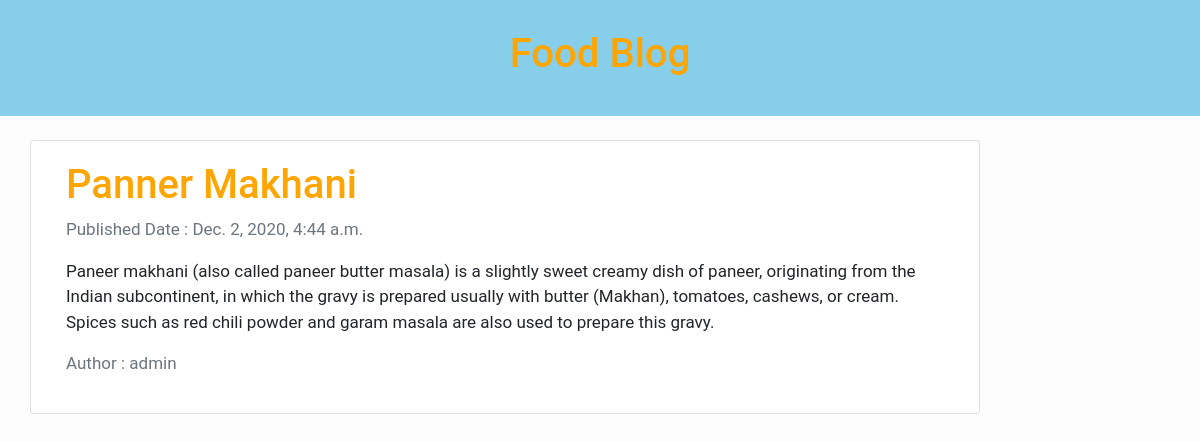
Screenshot of /post/3/ with the database file from the repository.
### food_blog_app/models.py (models this page shows, shortened)
class Food_Post(models.Model):
    title = models.CharField(max_length=100, verbose_name = 'Food Title')
    slug = models.SlugField(max_length=120,unique=True,verbose_name='Food Slug')
    text = models.TextField(verbose_name='About Food')
    author = models.ForeignKey(User, on_delete=models.CASCADE)
    created_at = models.DateTimeField(auto_now=True)
    updated_at = models.DateTimeField(auto_now_add=True)
    STATUS_CHOICES = (
        ('draft', 'Draft'),
        ('published', 'Published'),
    )
    publish = models.CharField(max_length=50, choices=STATUS_CHOICES, default='draft')
    class Meta:
        verbose_name = 'Food Post'
        verbose_name_plural = 'Food Posts'

### food_blog_app/views.py (the view)
# urls.py: path('post/<int:pk>/', post_detail, name = 'post detail' ),
def post_detail(request, pk):
    post = get_object_or_404(Food_Post, pk=pk)
    context = {'post':post}
    return render(request, 'food_blog_app/post_detail.html',context )

### templates/food_blog_app/post_detail.html
{% extends 'food_blog_app/base.html' %}
{% block content %}
<div class="container">
    <div class="row">
      <div class="col-md-10 card mb-6  mt-4 left  top">
        <div class="card-body">
          <h1>{% block title %} {{ post.title }} {% endblock title %}</h1>
          <p class=" text-muted">Published Date : {{ post.updated_at }}</p>
          <p class="card-text ">{{ post.text }}</p>
          <p class=" text-muted">Author : {{ post.author }} </p>
        </div>
      </div>
    </div>
</div>
{% endblock %}

### static/css/style.css (style rules this page uses)
h1 { color:orange; }

### templates/food_blog_app/base.html (style rules this page uses)
body { font-family: "Roboto", sans-serif; font-size: 17px; background-color: #fdfdfd; }

### rows the page displays
Food_Post: title "Panner Makhani", updated_at "Dec. 2, 2020, 4:44 a.m.", text "Paneer makhani (also called paneer butter masala) is a slightly sweet creamy dish of paneer, originating from the Indian subcontinent, in which the gravy is prepared usually with butter (Makhan), tomatoes, cashews, or cream. Spices such as red chili powder and garam masala are also used to prepare this gravy.", author "admin"
